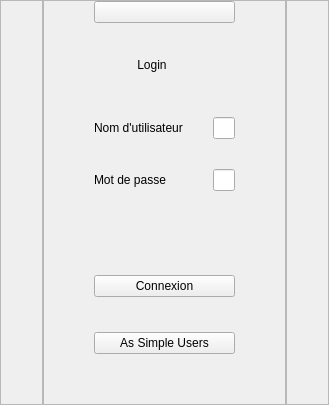
                <widget class="QWidget" name="root">
                 <property name="sizePolicy">
                  <sizepolicy hsizetype="Preferred" vsizetype="Preferred">
                   <horstretch>0</horstretch>
                   <verstretch>0</verstretch>
                  </sizepolicy>
                 </property>
                 <property name="maximumSize">
                  <size>
                   <width>16777215</width>
                   <height>16777215</height>
                  </size>
                 </property>
                 <property name="styleSheet">
                  <string notr="true"/>
                 </property>
                 <layout class="QHBoxLayout" name="horizontalLayout_7">
                  <property name="spacing">
                   <number>0</number>
                  </property>
                  <property name="leftMargin">
                   <number>0</number>
                  </property>
                  <property name="topMargin">
                   <number>0</number>
                  </property>
                  <property name="rightMargin">
                   <number>0</number>
                  </property>
                  <property name="bottomMargin">
                   <number>0</number>
                  </property>
                  <item>
                   <widget class="QFrame" name="leftForm1">
                    <property name="sizePolicy">
                     <sizepolicy hsizetype="Preferred" vsizetype="Preferred">
                      <horstretch>1</horstretch>
                      <verstretch>0</verstretch>
                     </sizepolicy>
                    </property>
                    <property name="minimumSize">
                     <size>
                      <width>0</width>
                      <height>0</height>
                     </size>
                    </property>
                    <property name="toolTipDuration">
                     <number>3</number>
                    </property>
                    <property name="styleSheet">
                     <string notr="true"/>
                    </property>
                    <property name="frameShape">
                     <enum>QFrame::StyledPanel</enum>
                    </property>
                    <property name="frameShadow">
                     <enum>QFrame::Raised</enum>
                    </property>
                   </widget>
                  </item>
                  <item>
                   <widget class="QFrame" name="rootForm">
                    <property name="sizePolicy">
                     <sizepolicy hsizetype="Preferred" vsizetype="Preferred">
                      <horstretch>4</horstretch>
                      <verstretch>0</verstretch>
                     </sizepolicy>
                    </property>
                    <property name="maximumSize">
                     <size>
                      <width>600</width>
                      <height>800</height>
                     </size>
                    </property>
                    <property name="styleSheet">
                     <string notr="true"/>
                    </property>
                    <property name="frameShape">
                     <enum>QFrame::StyledPanel</enum>
                    </property>
                    <property name="frameShadow">
                     <enum>QFrame::Raised</enum>
                    </property>
                    <layout class="QVBoxLayout" name="verticalLayout_11">
                     <property name="spacing">
                      <number>35</number>
                     </property>
                     <property name="leftMargin">
                      <number>50</number>
                     </property>
                     <property name="topMargin">
                      <number>0</number>
                     </property>
                     <property name="rightMargin">
                      <number>50</number>
                     </property>
                     <property name="bottomMargin">
                      <number>50</number>
                     </property>
                     <item>
                      <widget class="QPushButton" name="pushButton_2">
                       <property name="text">
                        <string/>
                       </property>
                       <property name="icon">
                        <iconset resource="C:/Users/steph/OneDrive/Documents/MesProjets/AppPython/QtPysideGestionBoutiqueVente1/icons_.qrc">
                         <normaloff>:/icons/icons/rootusers.jfif</normaloff>:/icons/icons/rootusers.jfif</iconset>
                       </property>
                       <property name="iconSize">
                        <size>
                         <width>150</width>
                         <height>120</height>
                        </size>
                       </property>
                      </widget>
                     </item>
                     <item>
                      <widget class="QLabel" name="label_3">
                       <property name="text">
                        <string>             Login</string>
                       </property>
                      </widget>
                     </item>
                     <item>
                      <layout class="QFormLayout" name="formLayout_2">
                       <property name="horizontalSpacing">
                        <number>30</number>
                       </property>
                       <property name="verticalSpacing">
                        <number>30</number>
                       </property>
                       <property name="leftMargin">
                        <number>0</number>
                       </property>
                       <property name="topMargin">
                        <number>10</number>
                       </property>
                       <property name="rightMargin">
                        <number>0</number>
                       </property>
                       <property name="bottomMargin">
                        <number>0</number>
                       </property>
                       <item row="0" column="0">
                        <widget class="QLabel" name="label_4">
                         <property name="text">
                          <string>Nom d'utilisateur</string>
                         </property>
                        </widget>
                       </item>
                       <item row="1" column="0">
                        <widget class="QLabel" name="label_5">
                         <property name="text">
                          <string>Mot de passe</string>
                         </property>
                        </widget>
                       </item>
                       <item row="0" column="1">
                        <widget class="QLineEdit" name="rootnameEd">
                         <property name="text">
                          <string/>
                         </property>
                        </widget>
                       </item>
                       <item row="1" column="1">
                        <widget class="QLineEdit" name="rootpassEd"/>
                       </item>
                      </layout>
                     </item>
                     <item>
                      <widget class="QLabel" name="rootMsg">
                       <property name="text">
                        <string/>
                       </property>
                      </widget>
                     </item>
                     <item>
                      <widget class="QPushButton" name="rootConBtn">
                       <property name="text">
                        <string>Connexion</string>
                       </property>
                      </widget>
                     </item>
                     <item>
                      <widget class="QPushButton" name="asUsersBtn">
                       <property name="text">
                        <string>As Simple Users</string>
                       </property>
                      </widget>
                     </item>
                    </layout>
                   </widget>
                  </item>
                  <item>
                   <widget class="QFrame" name="rightForm1">
                    <property name="sizePolicy">
                     <sizepolicy hsizetype="Preferred" vsizetype="Preferred">
                      <horstretch>1</horstretch>
                      <verstretch>0</verstretch>
                     </sizepolicy>
                    </property>
                    <property name="minimumSize">
                     <size>
                      <width>0</width>
                      <height>0</height>
                     </size>
                    </property>
                    <property name="styleSheet">
                     <string notr="true"/>
                    </property>
                    <property name="frameShape">
                     <enum>QFrame::StyledPanel</enum>
                    </property>
                    <property name="frameShadow">
                     <enum>QFrame::Raised</enum>
                    </property>
                   </widget>
                  </item>
                 </layout>
                </widget>
